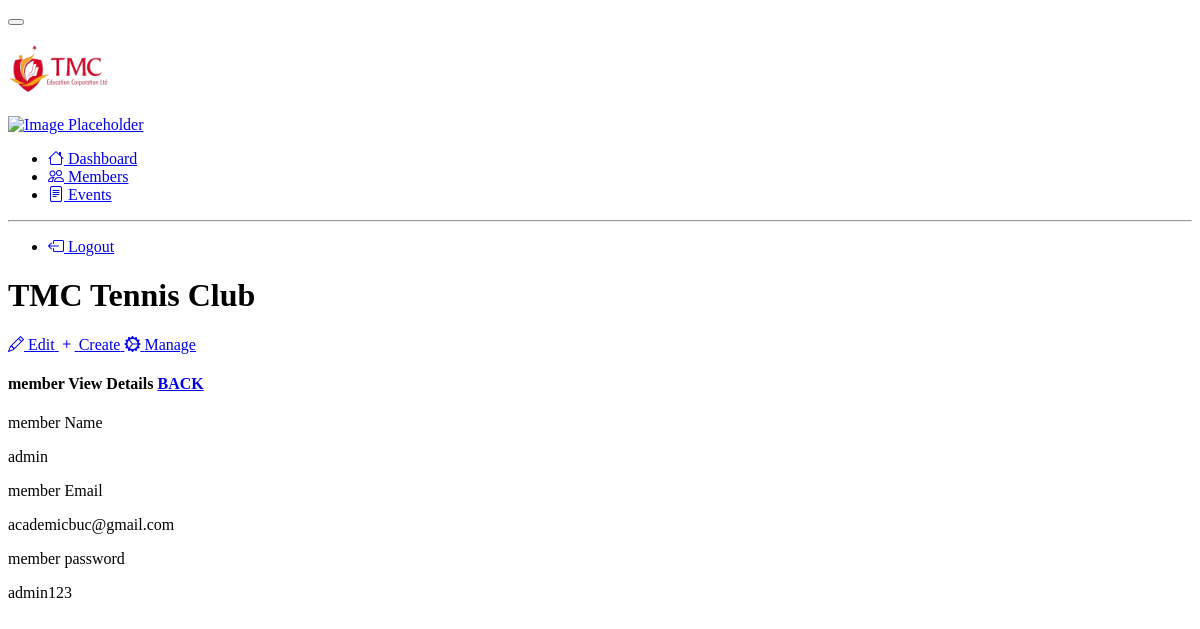
Page /admin/admin-view.php?id=1 on the committed database.
### tables this page shows
CREATE TABLE `members` (
  `id` int(5) NOT NULL,
  `username` varchar(30) NOT NULL,
  `email` varchar(30) NOT NULL,
  `password` varchar(30) NOT NULL
);

### admin/admin-view.php (the view, shortened to what this page needs)
<?php
    require 'dbcon.php';
?>
<!DOCTYPE html>
<html lang="en" >
<head>
  <link rel="stylesheet" href="./style.css">
  <link href="https://cdn.jsdelivr.net/npm/@sweetalert2/theme-dark@4/dark.css" rel="stylesheet">
</head>
<body>
<div class="d-flex flex-column flex-lg-row h-lg-full bg-surface-secondary">
    <nav class="navbar show navbar-vertical h-lg-screen navbar-expand-lg px-0 py-3 navbar-light bg-white border-bottom border-bottom-lg-0 border-end-lg" id="navbarVertical">
        <div class="container-fluid">
            <button class="navbar-toggler ms-n2" type="button" data-bs-toggle="collapse" data-bs-target="#sidebarCollapse" aria-controls="sidebarCollapse" aria-expanded="false" aria-label="Toggle navigation">
            </button>
            <a class="navbar-brand py-lg-2 mb-lg-5 px-lg-6 me-0" href="#">
                <h3 class="text-success"><img src="../images/TMC.png" width="100"></h3>
            </a>
            <div class="navbar-user d-lg-none">
                <div class="dropdown">
                    <a href="#" id="sidebarAvatar" role="button" data-bs-toggle="dropdown" aria-haspopup="true" aria-expanded="false">
                        <div class="avatar-parent-child">
                            <img alt="Image Placeholder" src="" class="avatar avatar- rounded-circle">
                        </div>
                    </a>
                </div>
            </div>
            <div class="collapse navbar-collapse" id="sidebarCollapse">
                <ul class="navbar-nav">
                    <li class="nav-item">
                        <a class="nav-link" href="admin.php">
                            <i class="bi bi-house"></i> Dashboard
                        </a>
                    </li>
                    <li class="nav-item">
                        <a class="nav-link" href="#">
                            <i class="bi bi-people"></i> Members
                        </a>
                    </li>
                    <li class="nav-item">
                        <a class="nav-link" href="events.php">
                            <i class="bi bi-file-text"></i> Events
                        </a>
                    </li>
                </ul>
                <hr class="navbar-divider my-5 opacity-20">
                <ul class="navbar-nav">
                    <li class="nav-item">
                        <a class="nav-link" href="../home.html" onclick="return confirm('Are you sure you want to logout?')">
                            <i class="bi bi-box-arrow-left"></i> Logout
                        </a>
                    </li>
                </ul>
            </div>
        </div>
    </nav>
    <div class="h-screen flex-grow-1 overflow-y-lg-auto">
        <header class="bg-surface-primary border-bottom pt-6">
            <div class="container-fluid">
                <div class="mb-npx">
                    <div class="row align-items-center">
                        <div class="col-sm-6 col-12 mb-4 mb-sm-0">
                            <h1 class="h2 mb-0 ls-tight">TMC Tennis Club</h1>
                        </div>
                        <div class="col-sm-6 col-12 text-sm-end">
                            <div class="mx-n1">
                                <a href="#" class="btn d-inline-flex btn-sm btn-neutral border-base mx-1">
                                    <span class=" pe-2">
                                        <i class="bi bi-pencil"></i>
                                    </span>
                                    <span>Edit</span>
                                </a>
                                <a href="#" class="btn d-inline-flex btn-sm btn-primary mx-1">
                                    <span class=" pe-2">
                                        <i class="bi bi-plus"></i>
                                    </span>
                                    <span>Create</span>
                                </a>
                                <a href="#" class="btn d-inline-flex btn-sm btn-warning mx-1">
                                    <span class=" pe-2">
                                        <i class="bi bi-gear-wide-connected"></i>
                                    </span>
                                    <span>Manage</span>
                                </a>
                            </div>
                        </div>
                    </div>
                </div>
            </div>
        </header>
        <main class="py-6 bg-surface-secondary">
            <div class="container-fluid">
                <div class="row g-6 mb-6">
                    <div class="container mt-5">
                        <div class="row">
                            <div class="col-md-12">
                                <div class="card">
                                    <div class="card-header">
                                        <h4>member View Details
                                            <a href="members.php" class="btn btn-danger float-end">BACK</a>
                                        </h4>
                                    </div>
                                    <div class="card-body">
                                    <?php
                                        if(isset($_GET['id']))
                                        {
                                            $member_id = mysqli_real_escape_string($con, $_GET['id']);
                                            $query = "SELECT * FROM members WHERE id='$member_id' ";
                                            $query_run = mysqli_query($con, $query);
                                            if(mysqli_num_rows($query_run) > 0)
                                            {
                                                $member = mysqli_fetch_array($query_run);
                                        ?>
                                            <div class="mb-3">
                                            <label>member Name</label>
                                            <p class="form-control">
                                                <?=$member['username'];?>
                                            </p>
                                            </div>
                                            <div class="mb-3">
                                            <label>member Email</label>
                                            <p class="form-control">
                                                <?=$member['email'];?>
                                            </p>
                                            </div>
                                            <div class="mb-3">
                                            <label>member password</label>
                                            <p class="form-control">
                                            <?=$member['password'];?>
                                            </p>
                                        </div>
                                <?php
                                    }
                            else
                            {
                                echo "<h4>No Such Id Found</h4>";
                            }
                        }
                        ?>
                                </div>
                            </div>
                        </div>
                    </div>
                </div>
                </div>
                </div>
            </div>
    </div>
</body>
</html>

### rows in the picture
members: username "admin", email "academicbuc@gmail.com", password "admin123"
